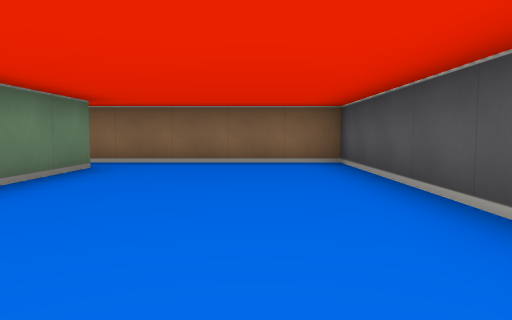
View 1 (above)

16 first-person views from a walk through a cub3D ray-caster map. The camera is about half as high as the walls, tilts 4° down and sees 70° across. The floor is counted in squares. Each view is taken from the middle of a square. On the plan, view 1 faces up. The plan holds only what a view shows up to about 9 squares ahead; the rest is blank.

View 2
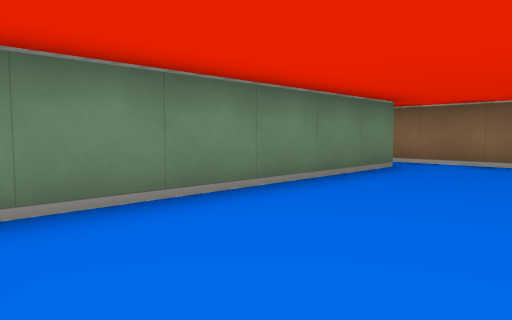

View 3
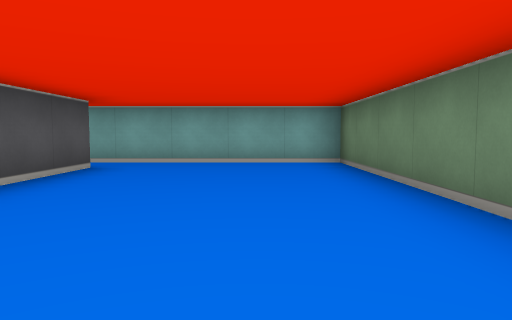

View 4
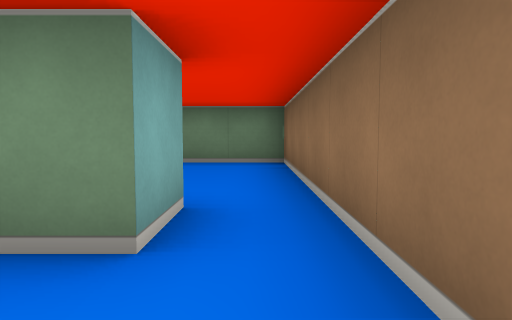

View 5
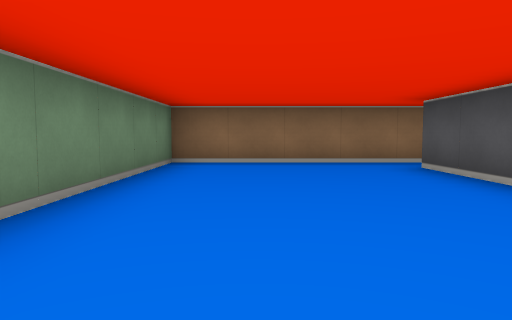

View 6
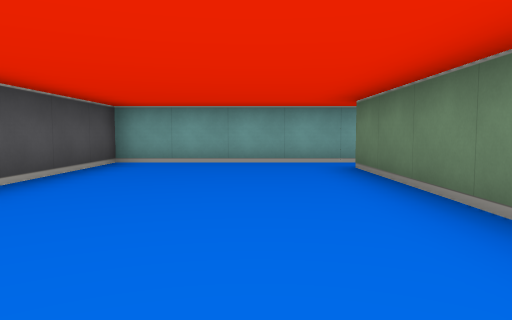

View 7
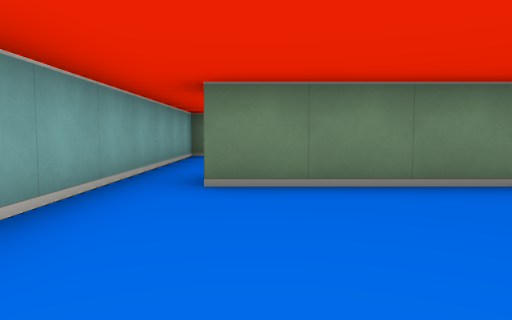

View 8
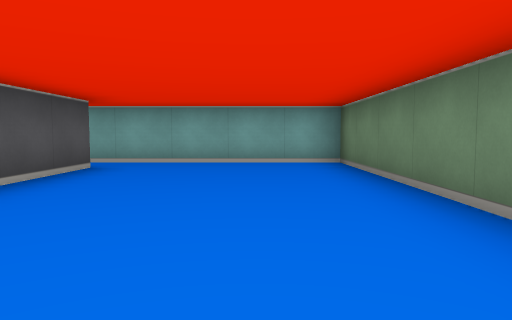

View 9
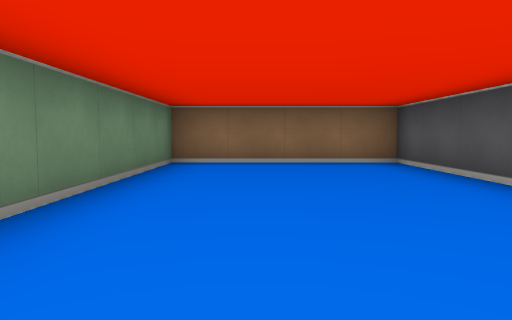

View 10
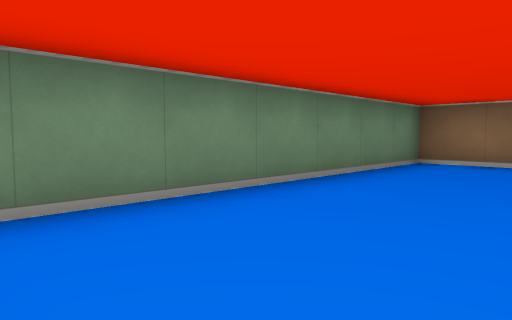

View 11
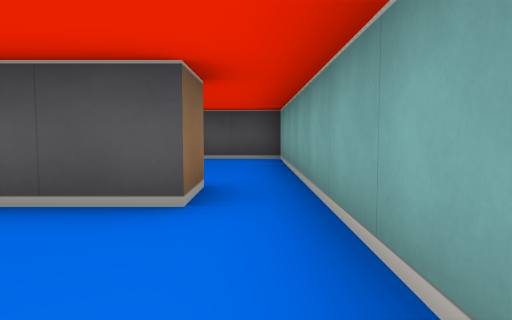

View 12
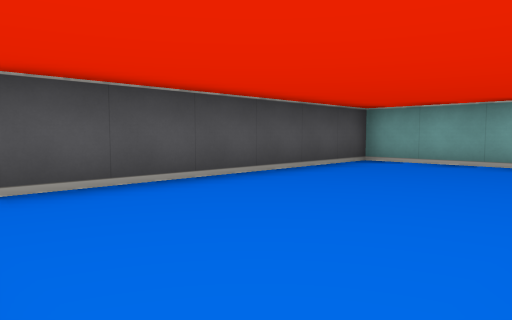

View 13
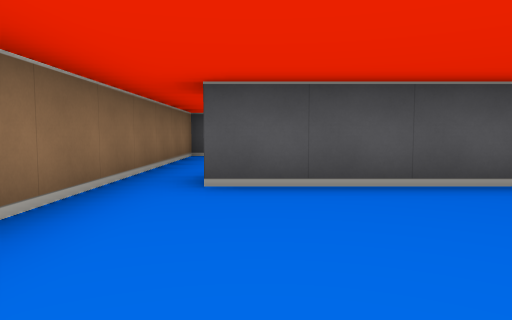

View 14
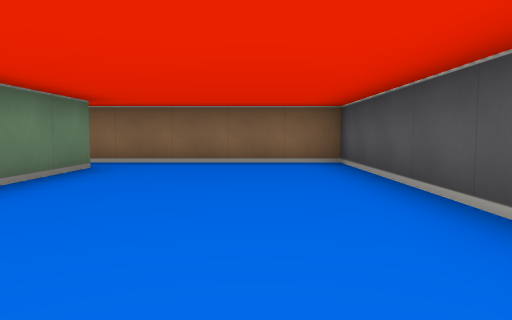

View 15
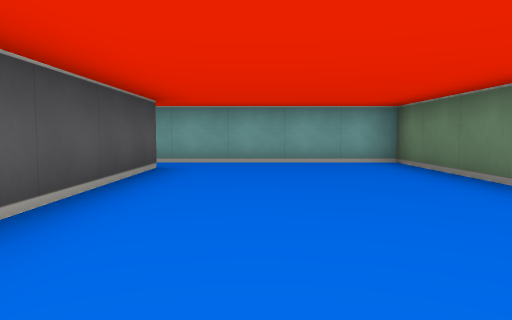

View 16
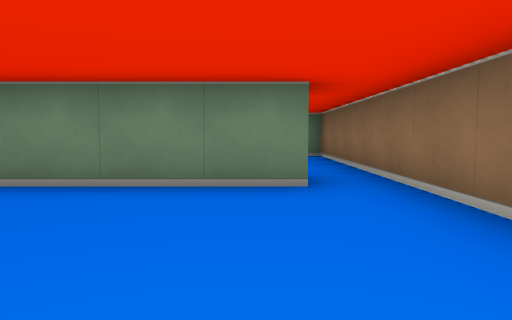

### Floor plan
Ten units are one square. View 1 is at (0, 0); x grows to the right and y downward. Boxes are objects, and circles mark ways between rooms. Rooms are numbered by the first view taken in them; rooms with no view inside come last. Other rooms are left out.
<svg viewBox="-130 -70 255 80">
<path fill="none" stroke="#000" d="M-35 -55 -25 -55 -25 5 15 5M15 -5 15 -65 -35 -65M-85 5 -35 5 -35 -55M-35 -65 -75 -65 -75 -5M-85 -5 -85 -65 -125 -65 -125 5 -85 5M25 -5 15 -5M15 5 65 5 65 -55M65 -65 25 -65 25 -61M75 -56 75 5 119 5M115 -5 115 -65 65 -65"/>
<circle cx="-30" cy="-60" r="3" fill="#2a7"/>
<circle cx="20" cy="0" r="3" fill="#2a7"/>
<circle cx="-80" cy="0" r="3" fill="#2a7"/>
<circle cx="70" cy="-60" r="3" fill="#2a7"/>
<text x="-10" y="-30">1</text>
<text x="-60" y="-30">2</text>
<text x="-110" y="-30">3</text>
<text x="40" y="-30">4</text>
<text x="90" y="-30">5</text>
</svg>
Room 1 opens to room 2. Room 1 opens to room 4. Room 2 opens to room 3. Room 4 opens to room 5.

Where each view was taken, in squares from view 1:
view 1: 0 up, 0 right, facing up
view 2: 0 up, 0 right, facing up-left
view 3: 6 up, 1 left, facing down
view 4: 6 up, 1 left, facing left
view 5: 0 up, 6 left, facing up
view 6: 6 up, 6 left, facing down
view 7: 1 up, 4 left, facing left
view 8: 6 up, 11 left, facing down
view 9: 0 up, 11 left, facing up
view 10: 0 up, 10 left, facing up-left
view 11: 0 up, 1 left, facing right
view 12: 6 up, 3 right, facing down-right
view 13: 5 up, 3 right, facing right
view 14: 0 up, 10 right, facing up
view 15: 6 up, 10 right, facing down
view 16: 5 up, 11 right, facing left
